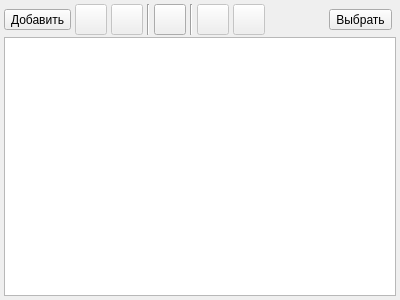
<?xml version="1.0" encoding="UTF-8"?>
<ui version="4.0">
 <class>FormFeaturesGroups</class>
 <widget class="QDialog" name="FormFeaturesGroups">
  <property name="geometry">
   <rect>
    <x>0</x>
    <y>0</y>
    <width>400</width>
    <height>300</height>
   </rect>
  </property>
  <property name="windowTitle">
   <string>Группы параметров товара</string>
  </property>
  <layout class="QGridLayout" name="gridLayout">
   <property name="leftMargin">
    <number>4</number>
   </property>
   <property name="topMargin">
    <number>4</number>
   </property>
   <property name="rightMargin">
    <number>4</number>
   </property>
   <property name="bottomMargin">
    <number>4</number>
   </property>
   <property name="horizontalSpacing">
    <number>4</number>
   </property>
   <property name="verticalSpacing">
    <number>2</number>
   </property>
   <item row="0" column="8">
    <spacer name="horizontalSpacer">
     <property name="orientation">
      <enum>Qt::Horizontal</enum>
     </property>
     <property name="sizeHint" stdset="0">
      <size>
       <width>172</width>
       <height>20</height>
      </size>
     </property>
    </spacer>
   </item>
   <item row="0" column="3">
    <widget class="Line" name="line">
     <property name="orientation">
      <enum>Qt::Vertical</enum>
     </property>
    </widget>
   </item>
   <item row="0" column="5">
    <widget class="Line" name="lineRefresh">
     <property name="orientation">
      <enum>Qt::Vertical</enum>
     </property>
    </widget>
   </item>
   <item row="1" column="0" colspan="11">
    <widget class="QTreeView" name="treeViewGroups"/>
   </item>
   <item row="0" column="0">
    <widget class="QToolButton" name="toolButtonAddGroup">
     <property name="toolTip">
      <string>Добавить группу для параметров</string>
     </property>
     <property name="text">
      <string>Добавить</string>
     </property>
     <property name="icon">
      <iconset resource="../../res.qrc">
       <normaloff>:/32/icons/32x32/add.png</normaloff>:/32/icons/32x32/add.png</iconset>
     </property>
     <property name="iconSize">
      <size>
       <width>24</width>
       <height>24</height>
      </size>
     </property>
     <property name="toolButtonStyle">
      <enum>Qt::ToolButtonTextBesideIcon</enum>
     </property>
    </widget>
   </item>
   <item row="0" column="1">
    <widget class="QToolButton" name="toolButtonEditGroup">
     <property name="enabled">
      <bool>false</bool>
     </property>
     <property name="toolTip">
      <string>Редактировать группу параметров</string>
     </property>
     <property name="icon">
      <iconset resource="../../res.qrc">
       <normaloff>:/32/icons/32x32/edit.png</normaloff>:/32/icons/32x32/edit.png</iconset>
     </property>
     <property name="iconSize">
      <size>
       <width>24</width>
       <height>24</height>
      </size>
     </property>
    </widget>
   </item>
   <item row="0" column="2">
    <widget class="QToolButton" name="toolButtonDelGroup">
     <property name="enabled">
      <bool>false</bool>
     </property>
     <property name="toolTip">
      <string>Удалить выбранные группы</string>
     </property>
     <property name="icon">
      <iconset resource="../../res.qrc">
       <normaloff>:/32/icons/32x32/delete.png</normaloff>:/32/icons/32x32/delete.png</iconset>
     </property>
     <property name="iconSize">
      <size>
       <width>24</width>
       <height>24</height>
      </size>
     </property>
    </widget>
   </item>
   <item row="0" column="4">
    <widget class="QToolButton" name="toolButtonRefresh">
     <property name="enabled">
      <bool>true</bool>
     </property>
     <property name="toolTip">
      <string>Обновить список групп параметров</string>
     </property>
     <property name="icon">
      <iconset resource="../../res.qrc">
       <normaloff>:/32/icons/32x32/refresh.png</normaloff>:/32/icons/32x32/refresh.png</iconset>
     </property>
     <property name="iconSize">
      <size>
       <width>24</width>
       <height>24</height>
      </size>
     </property>
    </widget>
   </item>
   <item row="0" column="6">
    <widget class="QToolButton" name="toolButtonGroupUp">
     <property name="enabled">
      <bool>false</bool>
     </property>
     <property name="maximumSize">
      <size>
       <width>16777215</width>
       <height>16777215</height>
      </size>
     </property>
     <property name="toolTip">
      <string>Переместить группу выше</string>
     </property>
     <property name="icon">
      <iconset resource="../../res.qrc">
       <normaloff>:/32/icons/32x32/up.png</normaloff>:/32/icons/32x32/up.png</iconset>
     </property>
     <property name="iconSize">
      <size>
       <width>24</width>
       <height>24</height>
      </size>
     </property>
    </widget>
   </item>
   <item row="0" column="7">
    <widget class="QToolButton" name="toolButtonGroupDown">
     <property name="enabled">
      <bool>false</bool>
     </property>
     <property name="toolTip">
      <string>Переместить группу ниже </string>
     </property>
     <property name="icon">
      <iconset resource="../../res.qrc">
       <normaloff>:/32/icons/32x32/down.png</normaloff>:/32/icons/32x32/down.png</iconset>
     </property>
     <property name="iconSize">
      <size>
       <width>24</width>
       <height>24</height>
      </size>
     </property>
    </widget>
   </item>
   <item row="0" column="9">
    <widget class="QToolButton" name="toolButtonSelect">
     <property name="toolTip">
      <string>Добавить группу для параметров</string>
     </property>
     <property name="text">
      <string>Выбрать</string>
     </property>
     <property name="icon">
      <iconset resource="../../res.qrc">
       <normaloff>:/64/icons/64x64/select.png</normaloff>:/64/icons/64x64/select.png</iconset>
     </property>
     <property name="iconSize">
      <size>
       <width>24</width>
       <height>24</height>
      </size>
     </property>
     <property name="toolButtonStyle">
      <enum>Qt::ToolButtonTextBesideIcon</enum>
     </property>
    </widget>
   </item>
  </layout>
 </widget>
 <resources>
  <include location="../../res.qrc"/>
 </resources>
 <connections/>
</ui>
